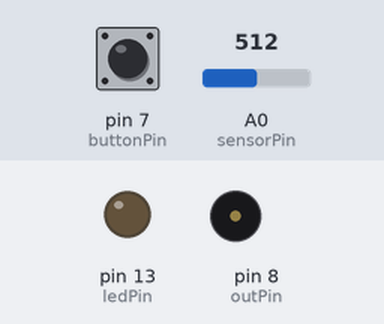
A sketch run on a simulated Arduino Uno, built with avr-gcc and run on an emulated ATmega328P. On the bench: output pins drawn as LEDs (lit = HIGH), buzzer (waves = sounding). Inputs (shaded band) come from the test bench; at power-on: pin 7 (buttonPin) LOW, A0 (sensorPin) = 512.

Above: at 6.2 s.
6.3 s: pin 7 (buttonPin) pulled HIGH for 0.15 s
At 6.38 s:
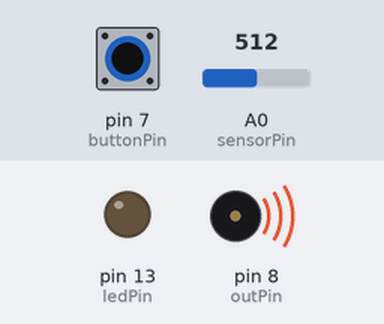
7.9 s: pin 7 (buttonPin) pulled HIGH for 3.2 s
At 11.6 s:
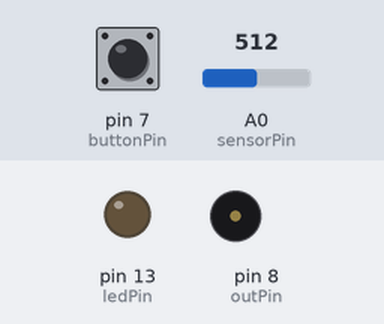
Timing chart, 0 to 13.1 s (numbered marks = the images above; inputs shaded):
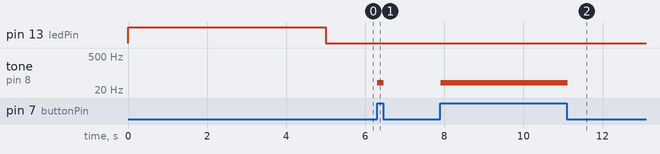

Measured:
- after the input at 6.3 s, tone on pin 8 (outPin): silent → 39 Hz at once, → silent 0.16 s later
- after the input at 7.9 s, tone on pin 8 (outPin): silent → 39 Hz at once, → silent 3.2 s later

The sketch:

06-light_themerin.ino
```cpp
const int sensorPin = A0;
const int outPin = 8;
const int ledPin = 13;
const int buttonPin = 7;

int on = 1;
int sensorLow = 1023;
int sensorHigh = 0;
int sensorValue;


void setup() {
  pinMode(ledPin, OUTPUT);
  pinMode(buttonPin, INPUT);

  digitalWrite(ledPin, HIGH);
  // calibration
  while (millis() < 5000) {
    sensorValue = analogRead(sensorPin);
    if (sensorValue < sensorLow) {
      sensorLow = sensorValue;
    }
    if (sensorValue > sensorHigh) {
      sensorHigh = sensorValue;
    }
  }

  digitalWrite(ledPin, LOW);
}

void loop() {
  on = digitalRead(buttonPin);

  if (on) {
    sensorValue = analogRead(sensorPin);
    int pitch = map(sensorValue, sensorLow, sensorHigh, 40, 4000);
    tone(outPin, pitch, 20);
  }
  delay(10);
}
```
